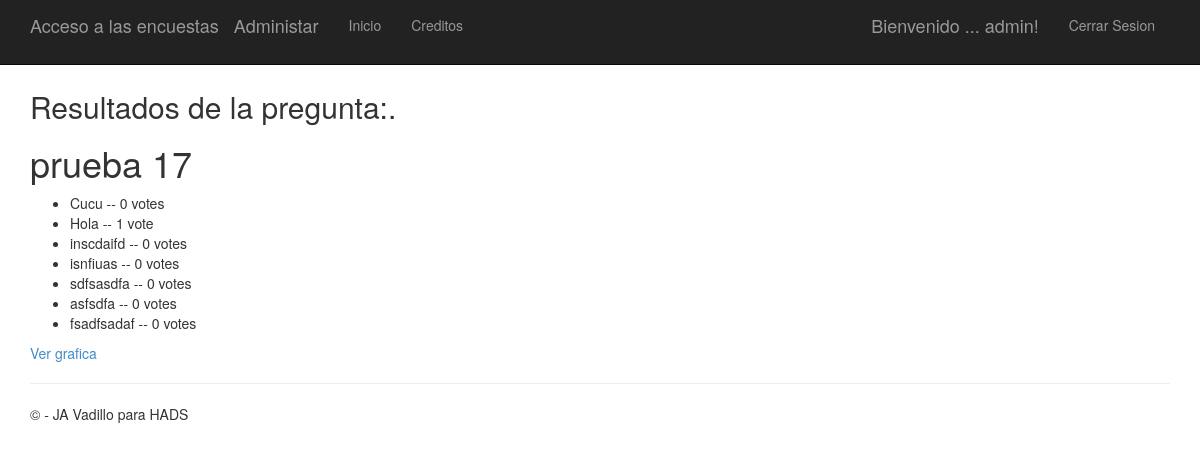
Before: /5/5/results/ (signed in) with the older database file.
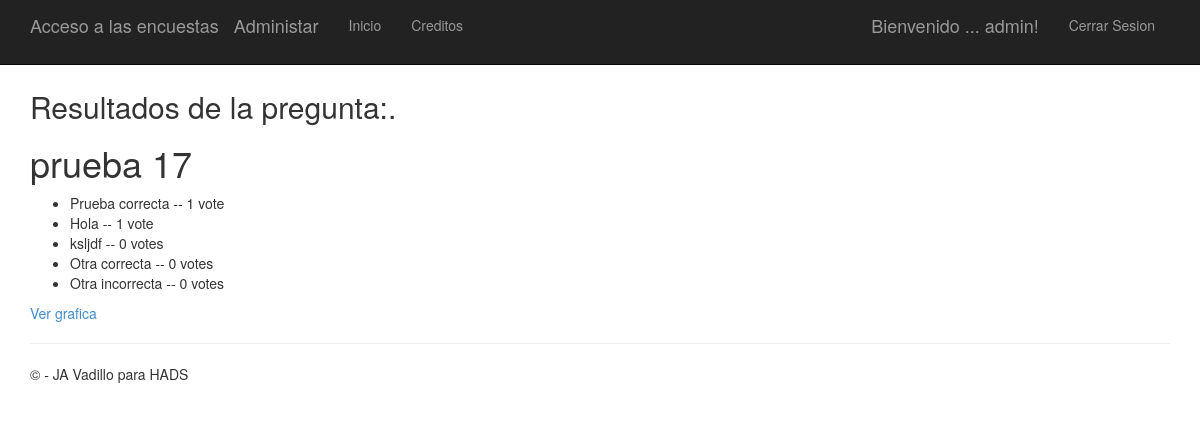
After: the same page with the newer database file.
### app/models.py (models this page shows)
class Question(models.Model):
    question_text = models.CharField(max_length=200)
    question_tema = models.CharField(max_length=200)
    pub_date = models.DateTimeField('date published')

class Choice(models.Model):
    question = models.ForeignKey(Question)
    choice_text = models.CharField(max_length=200)
    correct = models.BooleanField(default=False)
    votes = models.IntegerField(default=0)

### app/views.py (the view)
# urls.py: url(r'^(?P<question_id>\d+)/results/$', app.views.results, name='results'),
def results(request, question_id, choice_id):
    question = get_object_or_404(Question, pk=question_id)
    choice= get_object_or_404(Choice, pk=choice_id)
    return render(request, 'polls/results.html', {'title':'Resultados de la pregunta:','question': question , 'choice':choice})

### app/templates/polls/results.html (shortened to what this page needs)
﻿{% extends "app/layout.html" %}
{% block content %}
<h2>{{ title }}.</h2>
<h1>{{ question.question_text }}</h1>
{% if request.user.is_authenticated %}
    <ul>
    {% for c in question.choice_set.all %}
        <li>{{ c.choice_text }} -- {{ c.votes }} vote{{ c.votes|pluralize }}</li>
    {% endfor %}
    </ul>
<a href="{% url 'chart' question.id %}"> Ver grafica</a><br />
{% endif %}
{% endblock %}

### app/templates/app/layout.html (shortened to what this page needs)
﻿<!DOCTYPE html>
<html>
<head>
    {% load staticfiles %}
    <link rel="stylesheet" type="text/css" href="{% static 'app/content/bootstrap.min.css' %}" />
    <link rel="stylesheet" type="text/css" href="{% static 'app/content/site.css' %}" />
</head>
<body>
    <div class="navbar navbar-inverse navbar-fixed-top">
        <div class="container">
            <div class="navbar-header">
                <a href="/polls/" class="navbar-brand">Acceso a las encuestas</a>
                <a href="/admin/" class="navbar-brand">Administar</a>
            </div>
            <div class="navbar-collapse collapse">
                <ul class="nav navbar-nav">
                    <li><a href="{% url 'home' %}">Inicio</a></li>
                    <li><a href="{% url 'contact' %}">Creditos</a></li>
                </ul>
                {% include 'app/loginpartial.html' %}
            </div>
        </div>
    </div>
    <div class="container body-content">
{% block content %}{% endblock %}
        <hr/>
        <footer>
            <p>&copy; {{ year }} - JA Vadillo para HADS</p>
        </footer>
    </div>
</body>
</html>

### app/templates/app/loginpartial.html (shortened to what this page needs)
{% if user.is_authenticated %}
<form id="logoutForm" action="/logout" method="post" class="navbar-right">
    <ul class="nav navbar-nav navbar-right">
        <li><span class="navbar-brand">Bienvenido ... {{ user.username }}!</span></li>
        <li><a href="javascript:document.getElementById('logoutForm').submit()">Cerrar Sesion</a></li>
    </ul>
</form>
{% else %}
<ul class="nav navbar-nav navbar-right">
    <li><a href="{% url 'login' %}">Iniciar Sesion</a></li>
</ul>
{% endif %}

### app/static/app/content/site.css (style rules this page uses)
body { padding-top: 50px; padding-bottom: 20px; }
.body-content { padding-left: 15px; padding-right: 15px; }

Changed rows visible on the page:
removed Choice: choice_text "inscdaifd", votes "0"
removed Choice: choice_text "isnfiuas", votes "0"
removed Choice: choice_text "sdfsasdfa", votes "0"
removed Choice: choice_text "asfsdfa", votes "0"
removed Choice: choice_text "fsadfsadaf", votes "0"
changed Choice: choice_text "Cucu" → "Prueba correcta"; votes "0" → "1"
added Choice: choice_text "ksljdf", votes "0"
added Choice: choice_text "Otra correcta", votes "0"
added Choice: choice_text "Otra incorrecta", votes "0"
